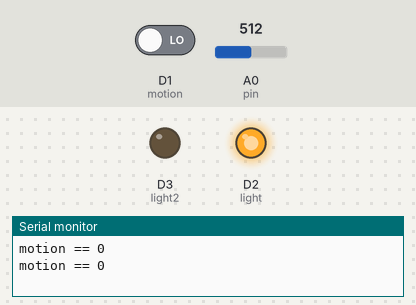
The sketch below on a simulated ESP8266 (NodeMCU). On the bench: output pins drawn as LEDs (lit = HIGH), the last lines printed to the serial monitor. Dashed ring = blinking. The inputs (shaded band) are chosen by the test bench; at power-on: D1 (motion) LOW, A0 (pin) = 512.

Above: at 1.3 s.
1.4 s: D1 (motion) driven HIGH
At 4.4 s:
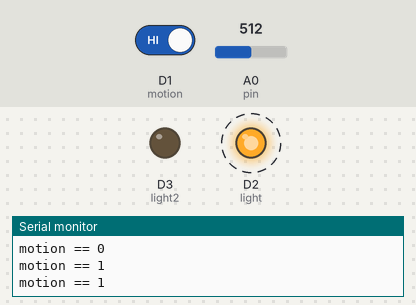
4.5 s: D1 (motion) driven LOW
At 5.2 s:
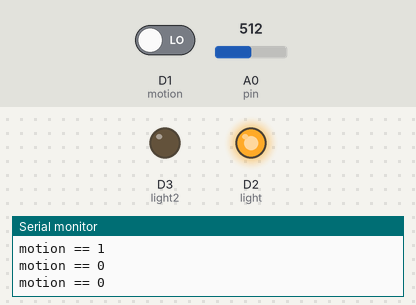
6.0 s: A0 (pin) set to 983
7.5 s: A0 (pin) set to 1009
At 8.6 s:
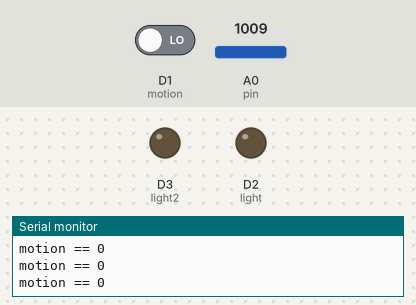
Timing chart, 0 to 10.0 s (numbered marks = the images above; inputs shaded):
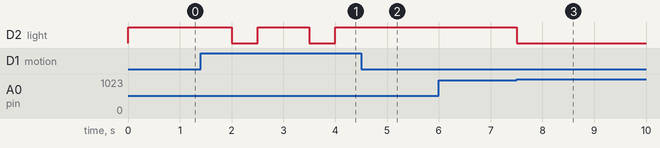

Measured:
- the behaviour switches between 999 and 1000 on A0 (pin) (found by bisection; images 2 and 3)
- after the input at 1.4 s, D2 (light): alternates HIGH for 1.0 s and LOW for 0.50 s, starting after 0.60 s
- after the input at 4.5 s, D2 (light): stays HIGH (without the input it goes to LOW after 0.50 s)
- after the input at 7.5 s, D2 (light): HIGH → LOW at once

The sketch:

Street_lamp.ino
```cpp
const int pin = A0; // INPUT PIN
const int motion = D1; // 적외선 센서 핀번호 선언
const int light = D2; // 13번 고정 LED 핀번호 선언
const int light2 = D3; // 13번 고정 LED 핀번호 선언

void setup() {
  Serial.begin(115200);
  pinMode(pin, INPUT);
  pinMode(motion, INPUT); // 적외선센서의 핀을 INPUT모드로 선언
  pinMode(light, OUTPUT); // LED센서의 핀을 OUTPUT모드로 선언
  pinMode(light2, OUTPUT); // LED센서의 핀을 OUTPUT모드로 선언

  digitalWrite(light, LOW);
  digitalWrite(light2, LOW);
}

int adcvalue = 0;
int sensor = 0;
void loop() {
  adcvalue = analogRead(pin);

  if ( adcvalue < 1000 )
  {
    digitalWrite(light, HIGH);
  }
  else
  {
    digitalWrite(light, LOW);
  }
  delay(500);

  // 적외선 인체감지 센서에서 값을 읽는다
  sensor = digitalRead(motion);
  // 센서값을 시리얼 모니터에 출력
  Serial.print("motion == ");
  Serial.println(sensor);

  // 센서값이 HIGH(1)일 경우 LED를 한번 깜빡인다
  if (sensor == HIGH) {
    digitalWrite(light, HIGH);
    delay(500);
    digitalWrite(light, LOW);
    delay(500);
  }
}
```
